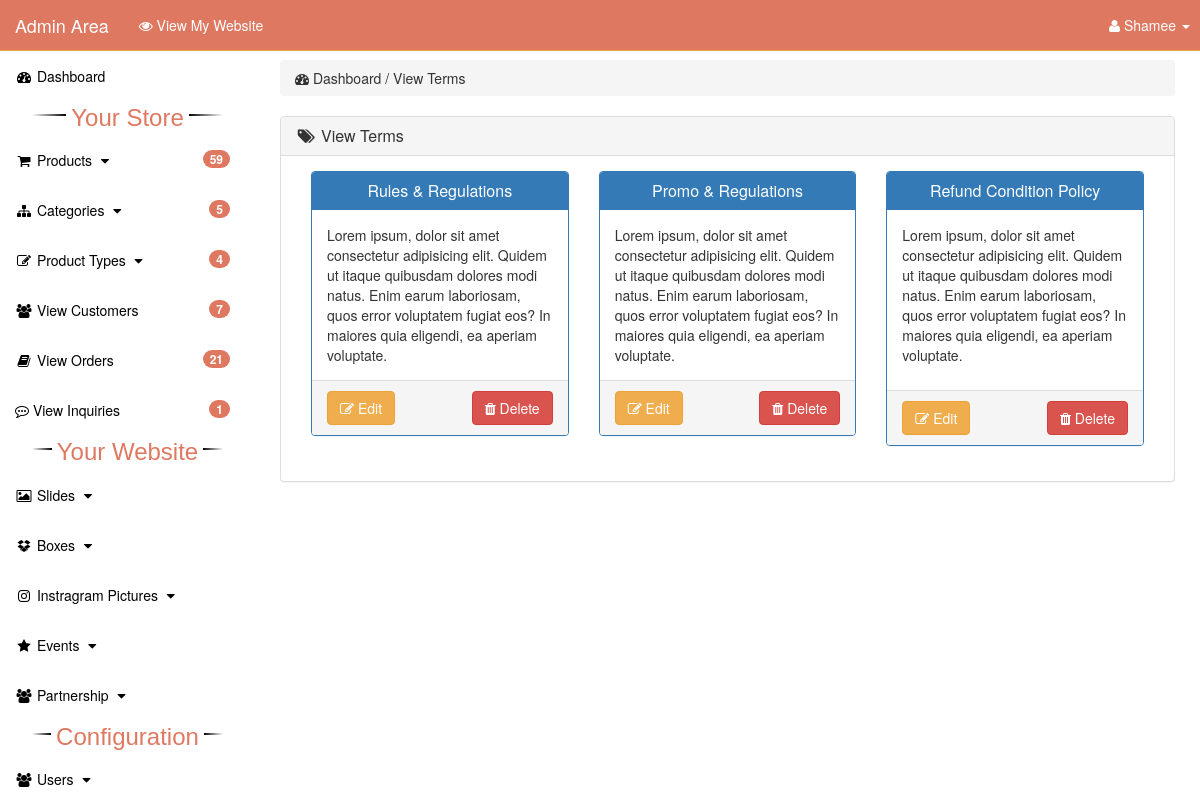
/admin_area/index.php?view_terms (signed in), run on the app's committed database.
### tables this page shows
CREATE TABLE `terms` (
  `term_id` int(10) NOT NULL,
  `term_title` varchar(100) NOT NULL,
  `term_link` varchar(100) NOT NULL,
  `term_desc` text NOT NULL
);

### admin_area/view_terms.php (the view)
<?php
    if(!isset($_SESSION['admin_email'])){
        echo "<script>window.open('login.php','_self')</script>";
    }else{
?>
<div class="row">
    <div class="col-lg-12">
        <ol class="breadcrumb">
            <li>
                <i class="fa fa-dashboard"></i> Dashboard / View Terms
            </li>
        </ol>
    </div>
</div>
<div class="row">
    <div class="col-lg-12">
        <div class="panel panel-default">
            <div class="panel-heading">
                <h3 class="panel-title">
                    <i class="fa fa-tags fa-fw"></i> View Terms
                </h3>
            </div>
            <div class="panel-body">
                <?php
                    $get_terms = "select * from terms";
                    $run_terms = mysqli_query($con,$get_terms);
                    while($run_terms_section=mysqli_fetch_array($run_terms)){
                        $term_id = $run_terms_section['term_id'];
                        $term_title = $run_terms_section['term_title'];
                        $term_desc = substr($run_terms_section['term_desc'],0,400);
                ?>
                <div class="col-lg-4 col-md-4">
                    <div class="panel panel-primary">
                        <div class="panel-heading">
                            <h3 class="panel-title" align="center">
                                <?php echo $term_title; ?>
                            </h3>
                        </div>
                        <div class="panel-body">
                        <?php echo $term_desc; ?>
                        </div>
                        <div class="panel-footer">
                            <center>
                                <div class="pull-right">
                                    <a href="index.php?delete_term=<?php echo $term_id; ?>" class="btn btn-danger">
                                     <span class="fa fa-trash"></span> Delete
                                    </a>
                                </div>
                                <div class="pull-left">
                                    <a href="index.php?edit_term=<?php echo $term_id; ?>" class="btn btn-warning">
                                     <span class="fa fa-edit"></span> Edit
                                    </a>
                                </div>
                                <div class="clearfix"></div>
                            </center>
                        </div>
                    </div>
                </div>
                <?php } ?>
            </div>
        </div>
    </div>
</div>
<?php } ?>

### admin_area/includes/sidebar.php (shortened to what this page needs)
<?php
    if(!isset($_SESSION['admin_email'])){
        echo "<script>window.open('login.php','_self')</script>";
    }else{
?>
<nav class="navbar navbar-inverse navbar-fixed-top">
    <div class="navbar-header">
        <a href="index.php?dashboard" class="navbar-brand">Admin Area</a>
        <a href="https://boxed-ph.hostingerapp.com/" target="_blank" class="navbar-brand" style="font-size: 1em;">
            <i class="fa fa-eye" ></i>  View My Website
        </a>
    </div>
    <ul class="nav navbar-right top-nav" style="padding-right: 10px;">
        <li class="dropdown">
            <a href="#" class="dropdown-toggle" data-toggle="dropdown">
                <i class="fa fa-user"></i> <?php echo $admin_name;  ?> <b class="caret"></b>
            </a>
        </li>
    </ul>
    <div class="collapse navbar-collapse navbar-ex1-collapse">
        <ul class="nav navbar-nav side-nav">
            <li class="<?php if($active=='Dashboard') echo"active"; ?>">
                <a href="index.php?dashboard">
                        <i class="fa fa-fw fa-dashboard"></i> Dashboard
                </a>
            </li>
            <div class="divider"><span></span><span>Your Store</span><span></span></div>
            <li class="<?php if($active=='Products') echo"active"; ?>">
                <a href="#" data-toggle="collapse" data-target="#products">
                        <i class="fa fa-fw fa-shopping-cart"></i> Products
                        <i class="fa fa-fw fa-caret-down"></i>
                        <span class="badge"><?php echo $count_products; ?></span>
                </a>
            </li>
            <li class="<?php if($active=='Categories') echo"active"; ?>">
                <a href="#" data-toggle="collapse" data-target="#cat">
                        <i class="fa fa-fw fa-sitemap"></i> Categories
                        <i class="fa fa-fw fa-caret-down"></i>
                        <span class="badge"><?php echo $count_categories; ?></span>
                </a>
            </li>
            <li class="<?php if($active=='Products_Categories') echo"active"; ?>">
                <a href="#" data-toggle="collapse" data-target="#p_cat">
                        <i class="fa fa-fw fa-edit"></i> Product Types
                        <i class="fa fa-fw fa-caret-down"></i>
                        <span class="badge"><?php echo $count_p_categories; ?></span>
                </a>
            </li>
            <li class="<?php if($active=='Customers') echo"active"; ?>">
                <a href="index.php?view_customers">
                    <i class="fa fa-fw fa-users"></i> View Customers
                    <span class="badge" style=""><?php echo $count_customers; ?></span>
                </a>
            </li>
            <li class="<?php if($active=='Orders') echo"active"; ?>">
                <a href="index.php?view_orders">
                    <i class="fa fa-fw fa-book"></i> View Orders
                    <span class="badge"><?php echo $count_pending_orders; ?></span>
                </a>
            </li>
            <li class="<?php if($active=='Payments') echo"active"; ?>">
                <a href="index.php?view_inquiries">
                    <i class="fa fa-commenting-o"></i> View Inquiries
                    <span class="badge"><?php echo $count_inquiries; ?></span>
                </a>
            </li>
            <div class="divider"><span></span><span>Your Website</span><span></span></div>
            <li class="<?php if($active=='Slides') echo"active"; ?>">
                <a href="#" data-toggle="collapse" data-target="#slides">
                        <i class="fa fa-fw fa-photo"></i> Slides
                        <i class="fa fa-fw fa-caret-down"></i>
                </a>
            </li>
            <li class="<?php if($active=='Boxes') echo"active"; ?>">
                <a href="#" data-toggle="collapse" data-target="#boxes">
                        <i class="fa fa-fw fa-dropbox"></i> Boxes
                        <i class="fa fa-fw fa-caret-down"></i>
                </a>
            </li>
            <li class="<?php if($active=='Instragram') echo"active"; ?>">
                <a href="#" data-toggle="collapse" data-target="#instagram">
                        <i class="fa fa-fw fa-instagram"></i> Instragram Pictures
                        <i class="fa fa-fw fa-caret-down"></i>
                </a>
            </li>
            <li class="<?php if($active=='Events') echo"active"; ?>">
                <a href="#" data-toggle="collapse" data-target="#manufacturer">
                        <i class="fa fa-fw fa-star"></i> Events
                        <i class="fa fa-fw fa-caret-down"></i>
                </a>
            </li>
            <li class="<?php if($active=='Partnership') echo"active"; ?>">
                <a href="#" data-toggle="collapse" data-target="#partnership">
                        <i class="fa fa-fw fa-users"></i> Partnership
                        <i class="fa fa-fw fa-caret-down"></i>
                </a>
            </li>
            <div class="divider"><span></span><span>Configuration</span><span></span></div>
            <li class="<?php if($active=='Users') echo"active"; ?>">
                <a href="#" data-toggle="collapse" data-target="#users">
                        <i class="fa fa-fw fa-users"></i> Users
                        <i class="fa fa-fw fa-caret-down"></i>
                </a>
            </li>
        </ul>
    </div>
</nav>
<?php } ?>

### admin_area/css/style.css (style rules this page uses)
body { margin-top: 100px; }
@media (min-width: 768px) { body { margin-top: 50px; } }
.top-nav { 0 15px; }
.top-nav>li { float: left; display: inline-block; }
.top-nav>li>a { color: white; line-height: 20px; padding-top: 15px; padding-bottom: 15px; }
@media (min-width: 768px) { .side-nav { position: fixed; top: 51px; bottom: 0; width: 255px; overflow-y: auto; overflow-x: hidden; background-color: #ffffff; padding-bottom: 40px; border-radius: 0; } }
@media (min-width: 768px) { .side-nav>li>a { width: 255px; } }
.panel-body { border-radius: 5px; }

### admin_area/includes/sidebar.php (style rules this page uses)
.divider { display: table; font-size: 24px; text-align: center; font-family: arial; width: 75%; margin: auto; }
.divider span { display: table-cell; position: relative; }
.divider span:first-child, .divider span:last-child { width: 50%; top: 13px; -moz-background-size: 100% 2px; background-size: 100% 2px; background-position: 0 0, 0 100%; background-repeat: no-repeat; }
.divider span:first-child { background-image: -webkit-gradient(linear, 0 0, 0 100%, from(transparent), to(#000)); background-image: -webkit-linear-gradient(180deg, transparent, #000); background-image: -moz-linear-gradient(180deg, transparent, #000); background-image: -o-linear-gradient(180deg, transparent, #000); background-image: linear-gradient(90deg, transparent, #000); }
.divider span:nth-child(2) { color: #DF7861; font-family: arial; padding: 0px 5px; width: auto; white-space: nowrap; }
.divider span:last-child { background-image: -webkit-gradient(linear, 0 0, 0 100%, from(#000), to(transparent)); background-image: -webkit-linear-gradient(180deg, #000, transparent); background-image: -moz-linear-gradient(180deg, #000, transparent); background-image: -o-linear-gradient(180deg, #000, transparent); background-image: linear-gradient(90deg, #000, transparent); }
.badge { text-align: right; float: right; margin-right: 10px; }

### data on the page
terms: term_title "Rules & Regulations", term_desc "Lorem ipsum, dolor sit amet consectetur adipisicing elit. Quidem ut itaque quibusdam dolores modi natus. Enim earum laboriosam, quos error voluptatem fugiat eos? In maiores quia eligendi, ea aperiam voluptate."
terms: term_title "Promo & Regulations", term_desc "Lorem ipsum, dolor sit amet consectetur adipisicing elit. Quidem ut itaque quibusdam dolores modi natus. Enim earum laboriosam, quos error voluptatem fugiat eos? In maiores quia eligendi, ea aperiam voluptate."
terms: term_title "Refund Condition Policy", term_desc "Lorem ipsum, dolor sit amet consectetur adipisicing elit. Quidem ut itaque quibusdam dolores modi natus. Enim earum laboriosam, quos error voluptatem fugiat eos? In maiores quia eligendi, ea aperiam voluptate."

### other printed values
$admin_name "Shamee"
$count_products "59"
$count_categories "5"
$count_p_categories "4"
$count_customers "7"
$count_pending_orders "21"
$count_inquiries "1"
